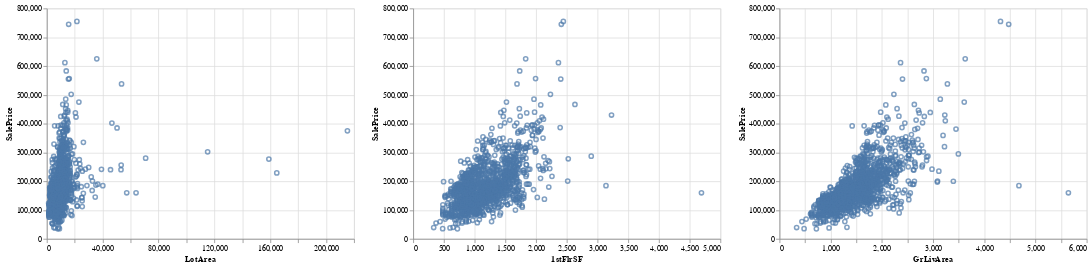

Notebook code cell kept with this figure:
### Markdown cell above
## Step 1: Visualize Relationships Between Features and Target

For each feature in the subset, create a scatter plot that shows the feature on the x-axis and `SalePrice` on the y-axis.

### Code cell
# Your code here - import relevant library, create scatter plots
# Your code here - import relevant library, create scatter plots
import altair as alt

base = alt.Chart(ames_subset).mark_point().encode(
    y='SalePrice'
)

chart1 = base.encode(x='LotArea')
chart2 = base.encode(x='1stFlrSF')
chart3 = base.encode(x='GrLivArea')

(chart1 | chart2 | chart3)

### Figure 1 — Vega-Lite specification as saved in the notebook (floating-point values rounded to 4 significant figures; data arrays with more than 128 entries replaced by an {"elided": "..."} marker saying what was removed)
{"config": {"view": {"continuousWidth": 400, "continuousHeight": 300}}, "hconcat": [{"mark": "point", "encoding": {"x": {"field": "LotArea", "type": "quantitative"}, "y": {"field": "SalePrice", "type": "quantitative"}}}, {"mark": "point", "encoding": {"x": {"field": "1stFlrSF", "type": "quantitative"}, "y": {"field": "SalePrice", "type": "quantitative"}}}, {"mark": "point", "encoding": {"x": {"field": "GrLivArea", "type": "quantitative"}, "y": {"field": "SalePrice", "type": "quantitative"}}}], "data": {"name": "data-4b44539d467db3d215415423d287ee0e"}, "$schema": "https://vega.github.io/schema/vega-lite/v4.17.0.json", "datasets": {"data-4b44539d467db3d215415423d287ee0e": {"elided": "1460 records"}}}
